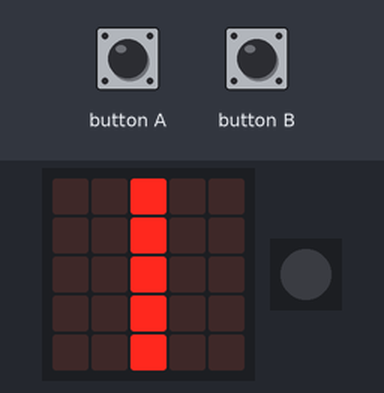
Simulated run of this program. Board: BBC micro:bit running MicroPython. Parts: the board's 5×5 LED display, 1 RGB LEDs in strip order, left to right. The inputs (shaded band) are chosen by the test bench.

Above: at 1.2 s.
1.3 s: button A pressed for 0.15 s
At 2.3 s:
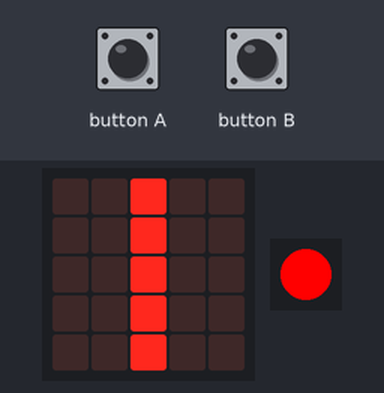
2.9 s: button B pressed for 0.15 s
At 3.5 s:
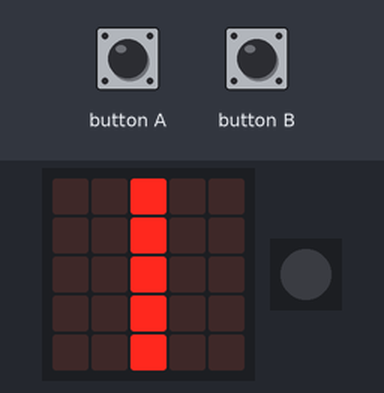
4.5 s: button A pressed for 1 s
At 5.9 s:
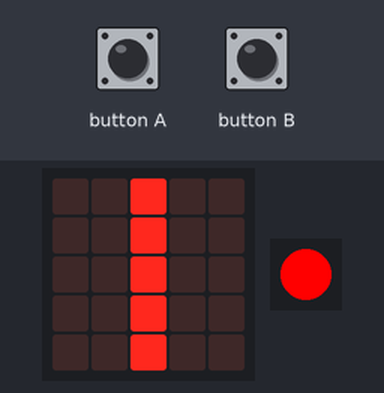
Timing chart, 0 to 7.5 s (numbered marks = the images above; inputs shaded):
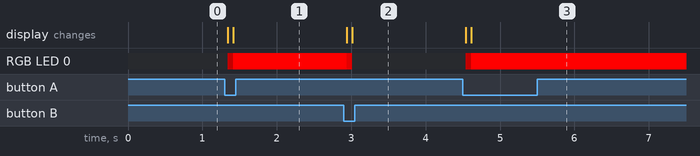

The program:

Adj-colour-tilt.py
```python
from microbit import *
import neopixel

np = neopixel.NeoPixel(pin0, 1)
G=0
R=0
B=0

while True:
    #G,R,B
    pos = accelerometer.current_gesture()
    if (pos=="left"):
        display.show(Image("90000:90000:90000:90000:90000"))
    elif (pos=="right"):
        display.show(Image("00009:00009:00009:00009:00009"))
    else:
        display.show(Image("00900:00900:00900:00900:00900"))

    if button_a.is_pressed():
        if (pos=="left"):
            if (R<255):
              R=R+1
        elif (pos=="right"):
            if (B<255):
              B=B+1
        else:
            if (G<255):
                G=G+1
    elif button_b.is_pressed():
        if (pos=="left"):
            if (R>0):
                R=R-1
        elif (pos=="right"):
            if (B>0):
                B=B-1
        else:
            if (G>0):
                G=G-1
    np[0]= (G,R,B)
    np.show()
```

Measured:
- after the input at 1.3 s, RGB LED 0: off → RGB(89, 0, 0) at once, → RGB(255, 0, 0) 0.08 s later
- after the input at 2.9 s, RGB LED 0: RGB(255, 0, 0) → RGB(167, 0, 0) at once, → off 0.08 s later
- after the input at 4.5 s, RGB LED 0: off → RGB(89, 0, 0) at once, → RGB(255, 0, 0) 0.08 s later
